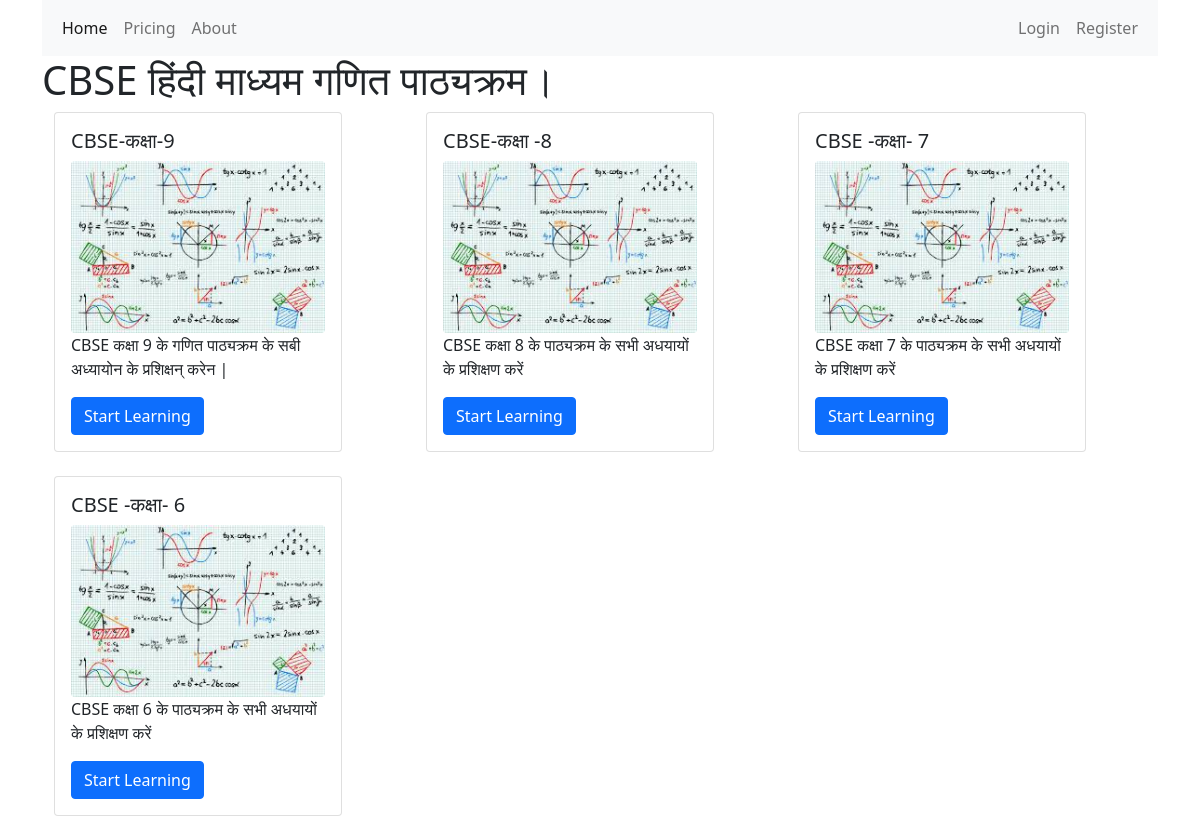
The page / on the database its author committed.
### courses/models.py (models this page shows, shortened)
class Package(models.Model):
    slug = models.SlugField()
    title = models.CharField(max_length=120)
    description = models.TextField()
    grade = models.IntegerField(default=6)
    def __str__(self):
        return self.title
    def get_absolute_url(self):
        return reverse('courses:detail',kwargs={'grade':self.grade})

### courses/views.py (the view)
# urls.py: path('', PackageListView.as_view(), name='package'),
class PackageListView(ListView):
    model = Package

### courses/templates/courses/package_list.html (shortened to what this page needs)
{% extends 'courses/base.html' %}
{% load static %}
{% block content %}
    <h1>CBSE  हिंदी माध्यम गणित  पाठ्यक्रम।</h1>
      <div class="container">
        <div class="row ">
            {% for object in object_list %}
              <div class="col mb-4">
                <div class="card" style="width:18rem;">
                  <div class="card-body">
                    <h5 class="card-title">{{ object }}</h5>
                    <img src="{% static 'courses/images/images.jpeg' %}" class="img-fluid rounded mb-4 mb-lg-0" alt="course image"/>
                    <p class="card-text">{{ object.description }}</p>
                    <a href="{{ object.get_absolute_url }}" class="btn btn-primary">Start Learning</a>
                  </div>
                </div>
              </div>
            {% endfor %}
        </div>
      </div>
{% endblock %}

### courses/templates/courses/base.html (shortened to what this page needs)
<!DOCTYPE html>
<html lang="en" dir="ltr">
  <head>
    <link href="https://cdn.jsdelivr.net/npm/bootstrap@5.1.3/dist/css/bootstrap.min.css" rel="stylesheet">
  </head>
  <body>
    <div class="container">
      <nav class="navbar navbar-expand-lg navbar-light bg-light">
          <div class="container-fluid">
            <div class="collapse navbar-collapse" id="navbarNav">
              <ul class="navbar-nav">
                <li class="nav-item">
                  <a class="nav-link active" aria-current="page" href="{% url "courses:package" %}">Home</a>
                </li>
                <li class="nav-item">
                  <a class="nav-link" href="#">Pricing</a>
                </li>
                <li class="nav-item">
                  <a class="nav-link" href="#">About</a>
                </li>
              </ul>
              <ul class="navbar-nav ms-auto">
                <li class="nav-item">
                  <a class="nav-link" href="#">Login</a>
                </li>
                <li class="nav-item">
                  <a class="nav-link" href="#">Register</a>
                </li>
              </ul>
            </div>
          </div>
      </nav>
    {% block content %}
    {% endblock %}
  </div>
  </body>
</html>

### rows shown on the page
Package: title "CBSE-कक्षा-9", description "CBSE कक्षा 9 के गणित पाठ्यक्रम के सबी अध्यायोन के प्रशिक्षन् करेन |"
Package: title "CBSE-कक्षा -8", description "CBSE कक्षा 8 के पाठ्यक्रम के सभी अधयायों के प्रशिक्षण करें"
Package: title "CBSE -कक्षा- 7", description "CBSE कक्षा 7 के पाठ्यक्रम के सभी अधयायों के प्रशिक्षण करें"
Package: title "CBSE -कक्षा- 6", description "CBSE कक्षा 6 के पाठ्यक्रम के सभी अधयायों के प्रशिक्षण करें"
